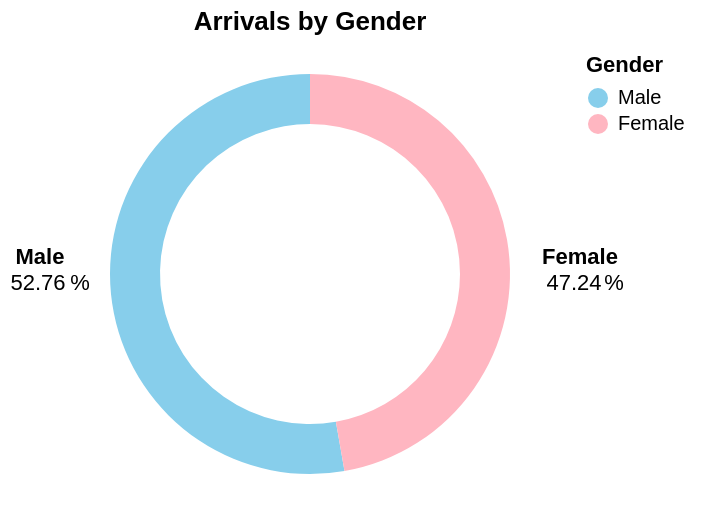

Write the Vega-Lite specification saved for this chart.
### Vega-Lite specification from a JSON file in a GitHub repository (floating-point values rounded to 4 significant figures)
{"$schema": "https://vega.github.io/schema/vega-lite/v5.json", "description": "Donut chart to show male and female arrivals", "title": {"text": "Arrivals by Gender", "fontSize": 13, "anchor": "middle"}, "width": 230, "height": 230, "data": {"values": [{"gender": "Male", "percentage": 52.76, "count": 1862082, "total": 3528338}, {"gender": "Female", "percentage": 47.24, "count": 1666256, "total": 3528338}]}, "layer": [{"mark": {"type": "arc", "innerRadius": 75, "outerRadius": 100, "tooltip": true}, "encoding": {"theta": {"field": "percentage", "type": "quantitative", "stack": true}, "color": {"field": "gender", "type": "nominal", "scale": {"domain": ["Male", "Female"], "range": ["#87CEEB", "#FFB6C1"]}, "title": "Gender"}, "tooltip": [{"field": "gender", "type": "nominal", "title": "Gender"}, {"field": "total", "type": "quantitative", "title": "Total Arrivals", "format": ","}, {"field": "count", "type": "quantitative", "title": "Total Gender Arrivals", "format": ","}, {"field": "percentage", "type": "quantitative", "title": "Percentage"}]}}, {"mark": {"type": "text", "dx": -136, "dy": 5}, "encoding": {"theta": {"field": "percentage", "type": "quantitative"}, "radius": {"value": 0}, "text": {"condition": {"test": "datum.gender === 'Male'", "field": "percentage", "type": "quantitative", "format": ".2f"}, "else": {"value": ""}}}}, {"mark": {"type": "text", "dx": 132, "dy": 5}, "encoding": {"theta": {"field": "percentage", "type": "quantitative"}, "radius": {"value": 0}, "text": {"condition": {"test": "datum.gender === 'Female'", "field": "percentage", "type": "quantitative", "format": ".2f"}, "else": {"value": ""}}}}, {"mark": {"type": "text", "dx": -135, "dy": -8, "fontWeight": "bold"}, "encoding": {"theta": {"field": "gender", "type": "nominal"}, "radius": {"value": 0}, "text": {"condition": {"test": "datum.gender === 'Male'", "field": "gender", "type": "nominal"}, "else": {"value": ""}}}}, {"mark": {"type": "text", "dx": 135, "dy": -8, "fontWeight": "bold"}, "encoding": {"theta": {"field": "gender", "type": "nominal"}, "radius": {"value": 0}, "text": {"condition": {"test": "datum.gender === 'Female'", "field": "gender", "type": "nominal"}, "else": {"value": ""}}}}, {"mark": {"type": "text", "dx": -115, "dy": 5}, "encoding": {"theta": {"field": "percentage", "type": "quantitative"}, "radius": {"value": 0}, "text": {"condition": {"test": "datum.gender === 'Male'", "value": "%"}, "else": {"value": ""}}}}, {"mark": {"type": "text", "dx": 152, "dy": 5}, "encoding": {"theta": {"field": "percentage", "type": "quantitative"}, "radius": {"value": 0}, "text": {"condition": {"test": "datum.gender === 'Female'", "value": "%"}, "else": {"value": ""}}}}], "config": {"legend": {"orient": "right", "padding": 5}}}
